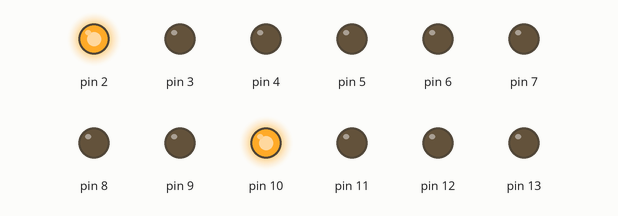
The sketch below on a simulated Arduino Uno, built with avr-gcc and run on an emulated ATmega328P. Parts: output pins drawn as LEDs (lit = HIGH).

Above: at 0.15 s.
At 7.75 s:
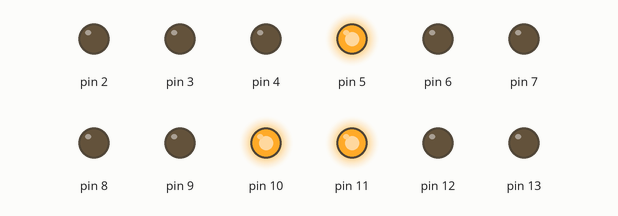
At 15.2 s:
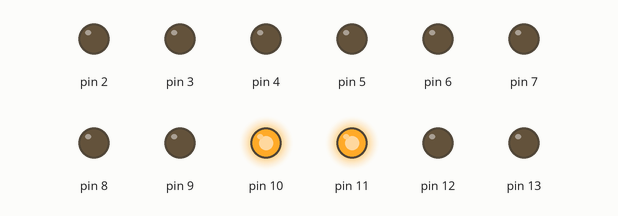
At 22.7 s:
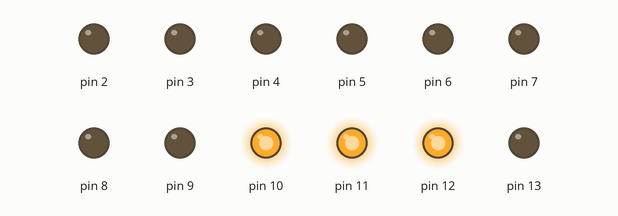
At 29.3 s:
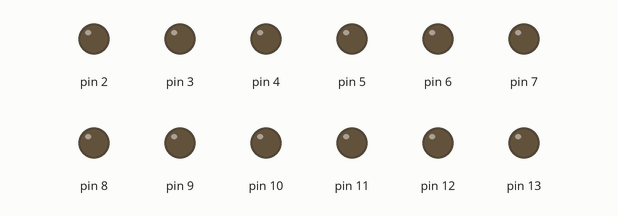
At 34.8 s:
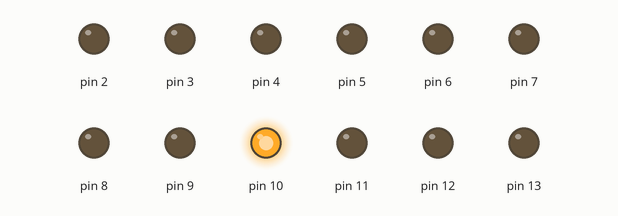
Timing chart, 0 to 40.0 s (numbered marks = the images above):
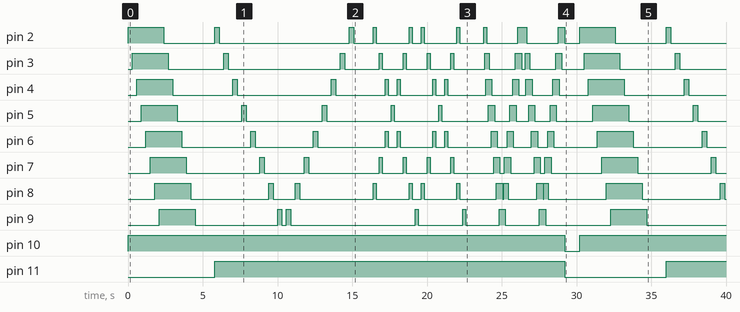

Measured:
- by itself, pin 2: LOW → HIGH at 0.00 s, → LOW 2.4 s later, → HIGH 3.4 s later, → LOW 0.30 s later, … (24 changes in this stretch)
- by itself, pin 3: LOW → HIGH at 0.30 s, → LOW 2.4 s later, → HIGH 3.7 s later, → LOW 0.30 s later, … (26 changes in this stretch)
- by itself, pin 4: LOW → HIGH at 0.60 s, → LOW 2.4 s later, → HIGH 4.0 s later, → LOW 0.30 s later, … (26 changes in this stretch)
- by itself, pin 5: LOW → HIGH at 0.90 s, → LOW 2.4 s later, → HIGH 4.3 s later, → LOW 0.30 s later, … (22 changes in this stretch)
- by itself, pin 6: LOW → HIGH at 1.2 s, → LOW 2.4 s later, → HIGH 4.6 s later, → LOW 0.30 s later, … (26 changes in this stretch)
- by itself, pin 7: LOW → HIGH at 1.5 s, → LOW 2.4 s later, → HIGH 4.9 s later, → LOW 0.30 s later, … (26 changes in this stretch)
- by itself, pin 8: LOW → HIGH at 1.8 s, → LOW 2.4 s later, → HIGH 5.2 s later, → LOW 0.30 s later, … (26 changes in this stretch)
- by itself, pin 9: LOW → HIGH at 2.1 s, → LOW 2.4 s later, → HIGH 5.5 s later, → LOW 0.30 s later, … (16 changes in this stretch)

The sketch:

sketch_light_patterns.ino
```cpp
void setup() {

  for (int pin = 2; pin < 14; pin++) {
    pinMode(pin, OUTPUT);
  }

}

void loop() {
  int t = 300;
  digitalWrite(10, HIGH);
  //--> sequential on off
  for (int i = 2; i < 10; i++) {
    digitalWrite(i, HIGH);
    delay(t);
  }
  for (int i = 2; i < 10 ; i++) {
    digitalWrite(i, LOW);
    delay(t);
  }

  delay(1000);
  digitalWrite(11, HIGH);

  // 1--> on..off -->2 on off
  for (int i = 2; i < 10; i++) {
    digitalWrite(i, HIGH);
    delay(t);
    digitalWrite(i, LOW);
    delay(t);
  }
  for (int i = 9; i > 1 ; i--) {
    digitalWrite(i, HIGH);
    delay(t);
    digitalWrite(i, LOW);
    delay(t);
  }
  delay(1000);
  t = 200;
  digitalWrite(12, HIGH);
  //pattern 0
  for (int j = 0 ; j < 2; j++) {
    for (int i = 2; i < 10; i++) {
      digitalWrite(i, HIGH);
      digitalWrite(10 - i, HIGH);
      delay(t);
      digitalWrite(i, LOW);
      digitalWrite(10 - i, LOW);
      delay(t);
    }
  }
  delay(1000);
  digitalWrite(13, HIGH);
  //patttern 1
  t = 60;
  for (int j = 0 ; j < 2; j++) {
//    ------ >
    for (int i = 2; i < 9; i++) {
      digitalWrite(i, HIGH);
      delay(t);
      digitalWrite(i + 1, HIGH);
      delay(t);
      digitalWrite(i + 2, HIGH);
      delay(t);
      digitalWrite(i, LOW);
      //delay(t);
      digitalWrite(i + 1, LOW);
    }
    //<-----
    for (int i = 9; i > 1; i--) {
      digitalWrite(i, HIGH);
      delay(t);
      digitalWrite(i - 1, HIGH);
      delay(t);
      digitalWrite(i - 2, HIGH);
      delay(t);
      digitalWrite(i, LOW);
      //delay(t);
      digitalWrite(i - 1, LOW);

    }
  }
  digitalWrite(10, LOW);
  digitalWrite(11, LOW);
  digitalWrite(12, LOW);
  digitalWrite(13, LOW);
  delay(1000);


  /*/ -.-.-.>> odd
    t=500;
    for (int i = 2; i < 14; i+=2) {
      //int b = random(i, 13);
      digitalWrite(i, HIGH);
      delay(t);

    }

    for (int i = 2; i < 14; i+=2) {
      //int b = random(i, 13);
      digitalWrite(i, LOW);
      delay(t);
    }
    //.-.-.->>even
      for (int i = 3; i < 14; i+=2) {
      //int b = random(i, 13);
      digitalWrite(i, HIGH);
      delay(t);

    }

    for (int i = 3; i < 14; i+=2) {
      //int b = random(i, 13);
      digitalWrite(i, LOW);
      delay(t);
    }*/

}
```
